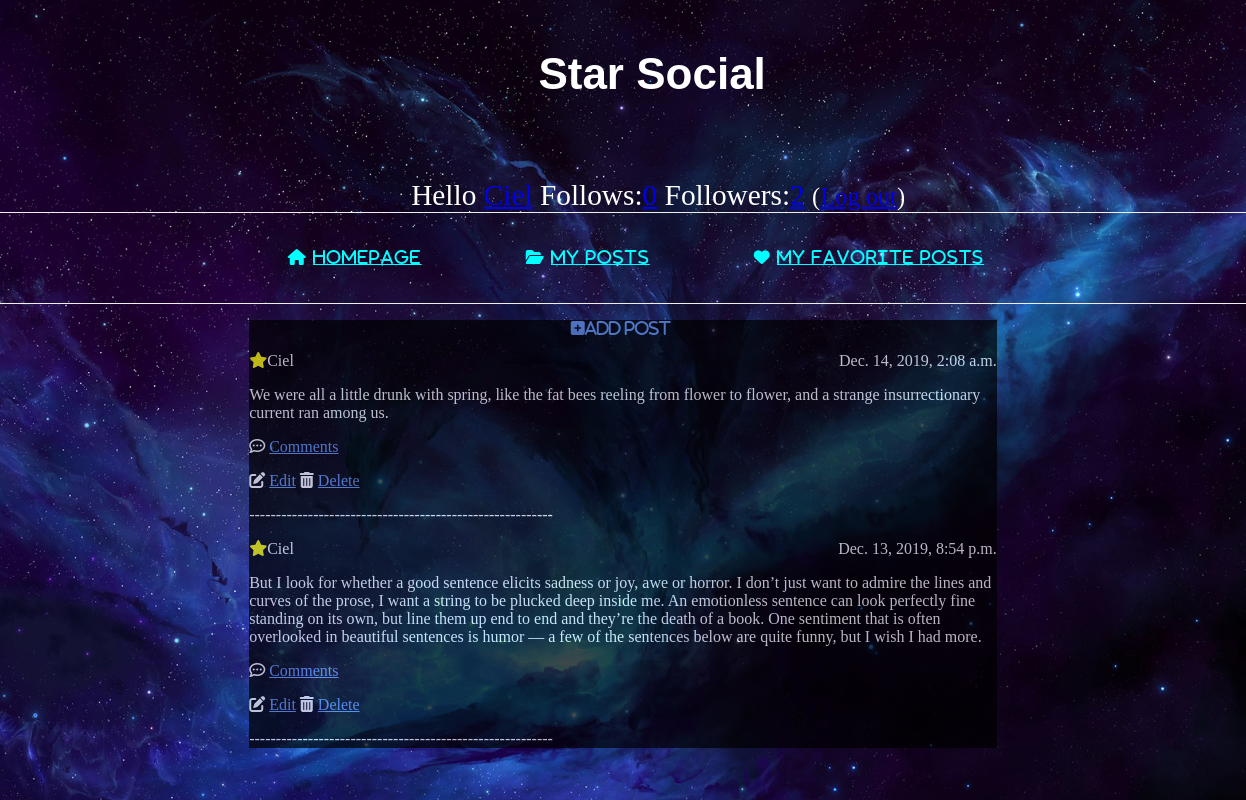
Before: /my_profile/ (signed in) with the older database file.
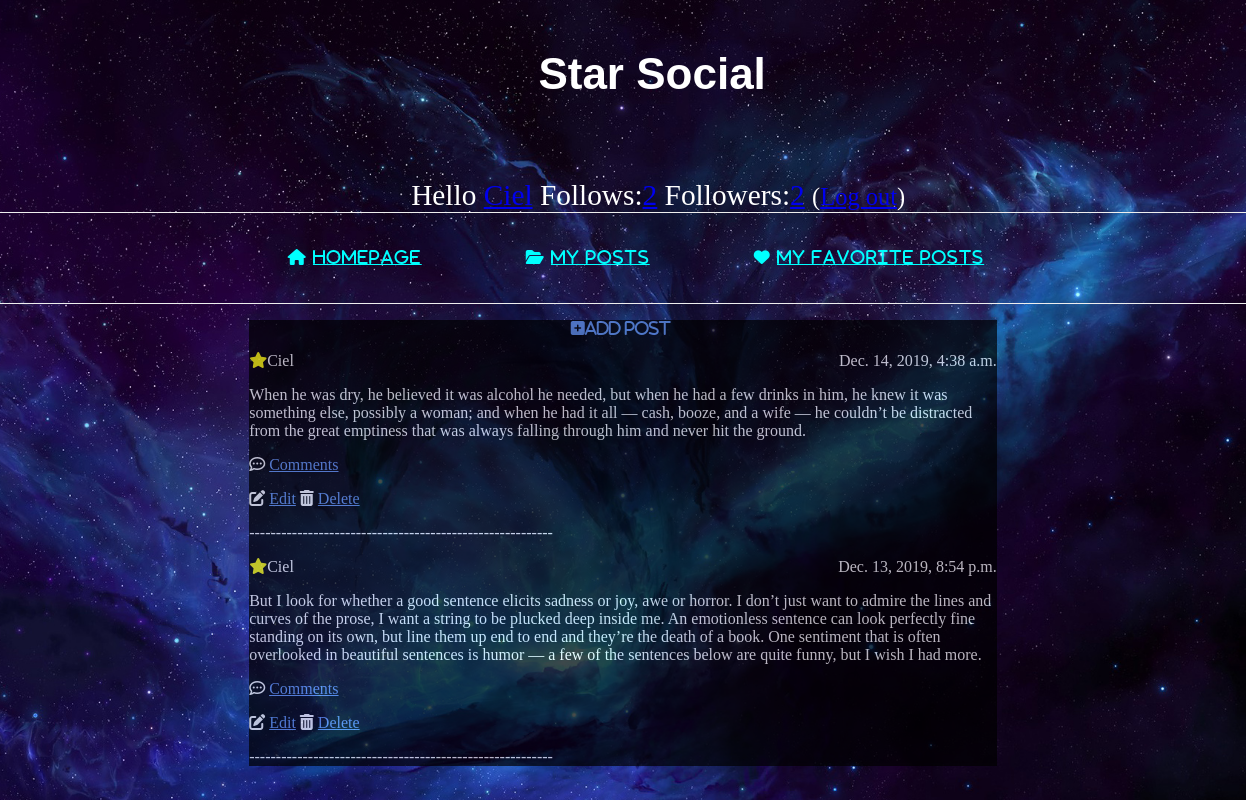
After: the same page with the newer database file.
### social_media/models.py (models this page shows, shortened)
class Post(models.Model):
    author = models.ForeignKey('auth.User', on_delete=models.CASCADE, related_name="post_user")
    text = models.TextField()
    date = models.DateTimeField(default=timezone.now)

### social_media/views.py (the view)
# urls.py: path('my_profile/', views.my_profile, name='my_profile'),
@login_required
def my_profile(request):
    uname = request.session['_auth_user_id']
    posts = Post.objects.all().order_by('-date').filter(author=uname)
    return render(request, 'social_media/my_profile.html', {'posts': posts})

### social_media/templates/social_media/my_profile.html (shortened to what this page needs)
{% extends 'social_media/base2.html' %}
{% block head %}
    <link rel="stylesheet" type="text/css"
          href="../../static/social_media/social_media.css">
{% endblock %}
{% block content %}
   <p><a class="add_comment" href ={% url 'add_post' %}> <i class="fas fa-plus-square">Add Post</i></a></p>
<post>
{% for post in posts %}
            <div class="date">
                {{ post.date }}
            </div>
            <p><icon><i class="fas fa-star"></i></icon>{{ post.author }}</p>
            <p>{{ post.text|linebreaksbr }}</p>
            <p><i class="far fa-comment-dots"> </i>
                <a href="{% url 'post_detail' pk=post.pk %}" class="comment">Comments</a></p>
            <p><i class="fas fa-edit"></i>
                <a href="{% url 'edit_post' pk=post.pk %}" class="comment">Edit</a>
            <i class="fas fa-trash-alt"></i>
                <a href="{% url 'delete_post' pk=post.pk %}" class="comment">Delete</a></p>
            <p>---------------------------------------------------------</p>
    {% empty %}
        <p>You don't have any posts yet :(</p>
    {% endfor %}
</post>
{% endblock %}

### social_media/templates/social_media/base2.html (shortened to what this page needs)
<html>
    <head>
        {% block head %}{% endblock%}
    </head>
    <body>
    <header class = "bgimg">
        <div class="page-header">
            <h1>Star Social</h1>
        </div>
        <div class = "top-menu">
         {% if user.is_authenticated %}
            Hello <a href = {% url 'my_profile' %}>{{ user.username }}</a> Follows:<a href="{% url 'follows' %}">{{ user.follower.count }}</a>  Followers:<a href="{% url 'followers' %}">{{ user.follows.count }}</a>
             <small>(<a href="{% url 'logout_urlpattern' %}">Log out</a>)</small>
            {% else %}
             You do not <a href="{% url 'login_urlpattern' %}">Log in</a>
            {% endif %}
        </div>
		<nav>
            <ul>
                 <li><i class="fas fa-home">
                    <a href="{% url 'homepage_list' %}" >
                        Homepage</a></i></li>
                <li><i class="fas fa-folder-open">
                    <a href="{% url 'my_profile'%}" >
                        My Posts</a></i></li>
                <li><i class="fas fa-heart">
                    <a href="{% url 'my_favorite' %}" >
                        My Favorite Posts</a></i></li>
            </ul>
		</nav>
		<div class="content">
                {% block content %}
                {% endblock %}
        </div>
    </header>
    </body>
</html>

Changed rows visible on the page:
removed Post: date "Dec. 14, 2019, 2:08 a.m.", author "Ciel", text "We were all a little drunk with spring, like the fat bees reeling from flower to flower, and a strange insurrectionary current ran among us."
added Post: date "Dec. 14, 2019, 4:38 a.m.", author "Ciel", text "When he was dry, he believed it was alcohol he needed, but when he had a few drinks in him, he knew it was something else, possibly a woman; and when he had it all — cash, booze, and a wife — he couldn’t be distracted from the great emptiness that was always falling through him and never hit the ground."
Other visible differences:
{{ user.follower.count }}: "0" → "2"
